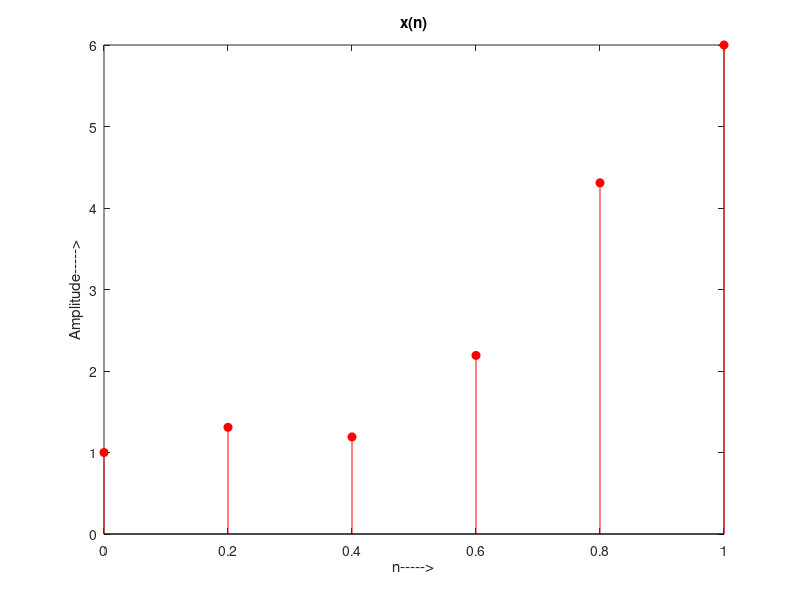

This chart was generated by the following MATLAB code:
clc
clear 
close all
% Sampling Intervals
Ns=input('Enter no of Sampling Intervals='); 
t=0:1/Ns:1; % time range in steps of sampling interval
x=cos(2*pi*t) + 5*t; % Generating x(t)
figure;
stem(t,x,'filled','r'); % plotting the sampled signal in red dots
title('x(n)');
xlabel('n----->');
ylabel('Amplitude----->');
